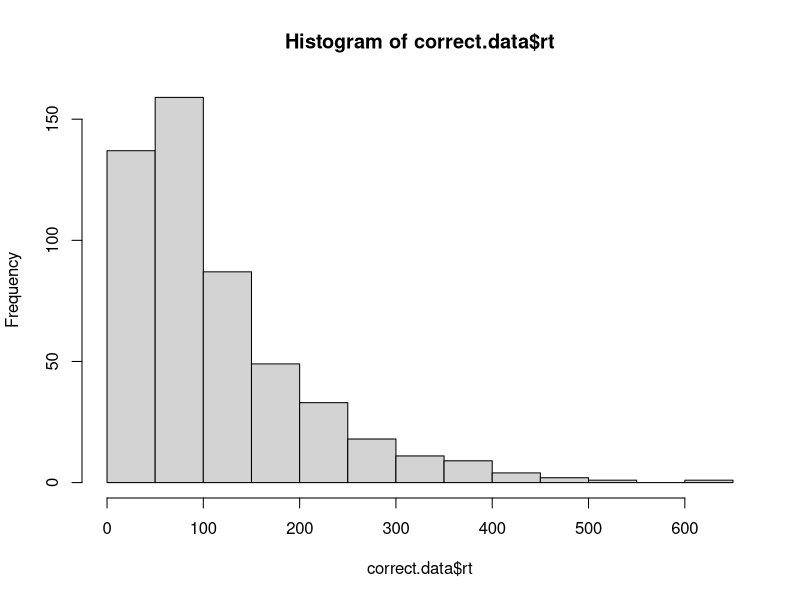
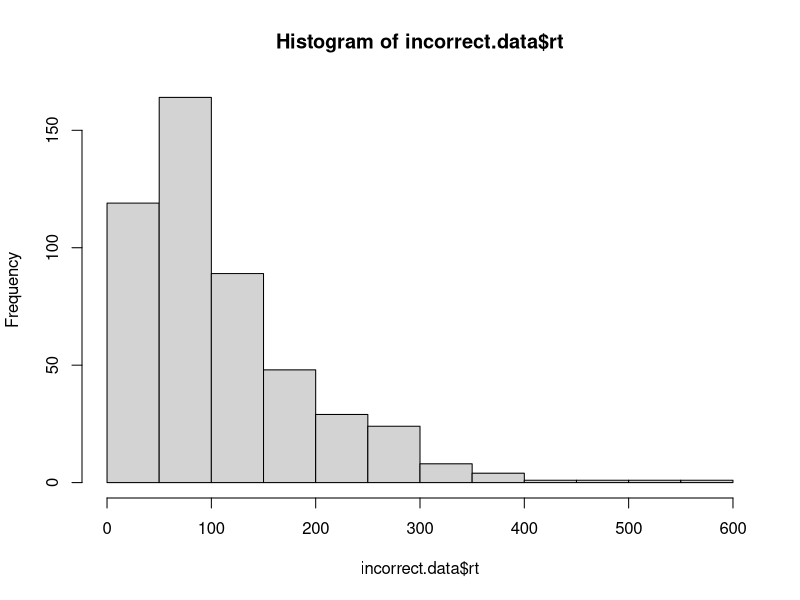

Reproduce these figures in R, in order.
# implement the model by filling in the function below
# the model should return a data frame with two columns: correct and rt
# the correct column should be TRUE or FALSE, and rt should contain the
# number of steps it took to reach the criterion.

# note that the function takes four arguments:
# samples is the number of samples to draw from the model
# drift is the drift rate (default value is 0)
# sdrw is the variability in the drift rate (default value is 0.3)
# criterion is the threshold for a response (default value is 3)
  

random.walk.model <- function(samples, drift=0, sdrw=0.3, criterion=3){
  rt.array <- c()
  accuracy.array <- c()
  for (i in 1:samples){ #counts number of samples
    value <- 0
    rt <- 0
    while ((value < criterion) & (-1 * criterion < value)){ #loop performs main function
      value <- value + rnorm(1, drift, sdrw) #stores and adds values to a variable...takes random steps
      rt <- rt + 1} #add to running count of reaction time
    
    if (value > criterion){     #takes the values we built up and builds an array of values
      accuracy.array[i] <- T
      rt.array[i]<- rt
    }else{
      accuracy.array[i] <- F
      rt.array[i] <- rt
    }
  }
  output <- data.frame( #creates data.frame with our values
    correct = accuracy.array,
    rt = rt.array
  )
  return(output)
}

# test the model ####

# if the model is working correctly, then the line below should generate a data frame with 
# 1000 samples and about half of the samples should be correct. the average rt will probably
# be around 112, but might vary from that by a bit.

initial.test <- random.walk.model(1000)
sum(initial.test$correct) / length(initial.test$correct) # should be close to 0.5
mean(initial.test$rt) # should be about 112

# visualize the RT distributions ####

# we can use dplyr to filter the data and visualize the correct and incorrect RT distributions

library(dplyr)

correct.data <- initial.test %>% filter(correct==TRUE)
incorrect.data <- initial.test %>% filter(correct==FALSE)

hist(correct.data$rt)
hist(incorrect.data$rt)
